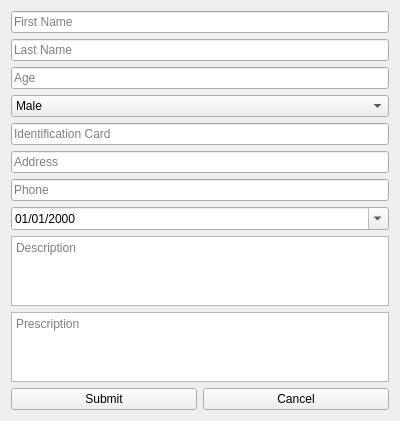
<?xml version="1.0" encoding="UTF-8"?>
<ui version="4.0">
 <class>AddPatientPage</class>
 <widget class="QWidget" name="AddPatientPage">
  <property name="geometry">
   <rect>
    <x>0</x>
    <y>0</y>
    <width>400</width>
    <height>400</height>
   </rect>
  </property>
  <property name="windowTitle">
   <string>Add Patient</string>
  </property>
  <layout class="QVBoxLayout" name="verticalLayout">
   <item>
    <widget class="QLineEdit" name="first_name">
     <property name="placeholderText">
      <string>First Name</string>
     </property>
    </widget>
   </item>
   <item>
    <widget class="QLineEdit" name="last_name">
     <property name="placeholderText">
      <string>Last Name</string>
     </property>
    </widget>
   </item>
   <item>
    <widget class="QLineEdit" name="age">
     <property name="placeholderText">
      <string>Age</string>
     </property>
    </widget>
   </item>
   <item>
    <widget class="QComboBox" name="gender">
     <item>
      <property name="text">
       <string>Male</string>
      </property>
     </item>
     <item>
      <property name="text">
       <string>Female</string>
      </property>
     </item>
    </widget>
   </item>
   <item>
    <widget class="QLineEdit" name="identification_card">
     <property name="placeholderText">
      <string>Identification Card</string>
     </property>
    </widget>
   </item>
   <item>
    <widget class="QLineEdit" name="address">
     <property name="placeholderText">
      <string>Address</string>
     </property>
    </widget>
   </item>
   <item>
    <widget class="QLineEdit" name="phone">
     <property name="placeholderText">
      <string>Phone</string>
     </property>
    </widget>
   </item>
   <item>
    <widget class="QDateEdit" name="date">
     <property name="calendarPopup">
      <bool>true</bool>
     </property>
     <property name="displayFormat">
      <string>dd/MM/yyyy</string>
     </property>
    </widget>
   </item>
   <item>
    <widget class="QTextEdit" name="description">
     <property name="placeholderText">
      <string>Description</string>
     </property>
    </widget>
   </item>
   <item>
    <widget class="QTextEdit" name="prescription">
     <property name="placeholderText">
      <string>Prescription</string>
     </property>
    </widget>
   </item>
   <item>
    <layout class="QHBoxLayout" name="horizontalLayout">
     <item>
      <widget class="QPushButton" name="submit_btn">
       <property name="text">
        <string>Submit</string>
       </property>
      </widget>
     </item>
     <item>
      <widget class="QPushButton" name="cancel_btn">
       <property name="text">
        <string>Cancel</string>
       </property>
      </widget>
     </item>
    </layout>
   </item>
  </layout>
 </widget>
 <resources/>
 <connections/>
</ui>
